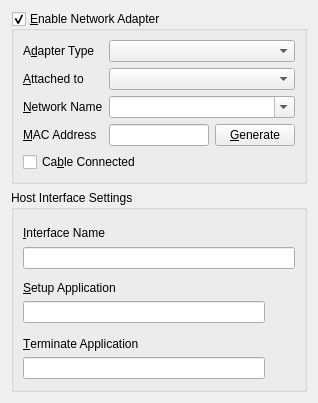
<ui version="4.0" >
 <class>VBoxVMSettingsNetwork</class>
 <widget class="QWidget" name="VBoxVMSettingsNetwork" >
  <property name="geometry" >
   <rect>
    <x>0</x>
    <y>0</y>
    <width>318</width>
    <height>403</height>
   </rect>
  </property>
  <layout class="QVBoxLayout" >
   <item>
    <widget class="QGroupBox" name="mGbAdapter" >
     <property name="sizePolicy" >
      <sizepolicy vsizetype="Minimum" hsizetype="Preferred" >
       <horstretch>0</horstretch>
       <verstretch>0</verstretch>
      </sizepolicy>
     </property>
     <property name="whatsThis" >
      <string>When checked, plugs this virtual network adapter into the virtual machine.</string>
     </property>
     <property name="title" >
      <string>&amp;Enable Network Adapter</string>
     </property>
     <property name="checkable" >
      <bool>true</bool>
     </property>
     <property name="checked" >
      <bool>true</bool>
     </property>
     <layout class="QGridLayout" >
      <item row="0" column="0" >
       <widget class="QLabel" name="mLbAType" >
        <property name="text" >
         <string>A&amp;dapter Type</string>
        </property>
        <property name="buddy" >
         <cstring>mCbAType</cstring>
        </property>
       </widget>
      </item>
      <item row="0" column="1" colspan="2" >
       <widget class="QComboBox" name="mCbAType" >
        <property name="whatsThis" >
         <string>Selects the type of the virtual network adapter. Depending on this value, VirtualBox will provide different network hardware to the virtual machine.</string>
        </property>
       </widget>
      </item>
      <item row="1" column="0" >
       <widget class="QLabel" name="mLbNAType" >
        <property name="text" >
         <string>&amp;Attached to</string>
        </property>
        <property name="buddy" >
         <cstring>mCbNAType</cstring>
        </property>
       </widget>
      </item>
      <item row="1" column="1" colspan="2" >
       <widget class="QComboBox" name="mCbNAType" >
        <property name="whatsThis" >
         <string>Controls the way how this virtual adapter is attached to the real network of the Host OS.</string>
        </property>
       </widget>
      </item>
      <item row="2" column="0" >
       <widget class="QLabel" name="mLbNetwork" >
        <property name="text" >
         <string>&amp;Network Name</string>
        </property>
        <property name="buddy" >
         <cstring>mCbNetwork</cstring>
        </property>
       </widget>
      </item>
      <item row="2" column="1" colspan="2" >
       <widget class="QComboBox" name="mCbNetwork" >
        <property name="whatsThis" >
         <string>Displays the name of the internal network selected for this adapter.</string>
        </property>
        <property name="editable" >
         <bool>true</bool>
        </property>
       </widget>
      </item>
      <item row="3" column="0" >
       <widget class="QLabel" name="mLbMAC" >
        <property name="text" >
         <string>&amp;MAC Address</string>
        </property>
        <property name="buddy" >
         <cstring>mLeMAC</cstring>
        </property>
       </widget>
      </item>
      <item row="3" column="1" >
       <widget class="QLineEdit" name="mLeMAC" >
        <property name="whatsThis" >
         <string>Displays the MAC address of this adapter. It contains exactly 12 characters chosen from {0-9,A-F}. Note that the second character must be an even digit.</string>
        </property>
       </widget>
      </item>
      <item row="3" column="2" >
       <widget class="QPushButton" name="mPbMAC" >
        <property name="whatsThis" >
         <string>Generates a new random MAC address.</string>
        </property>
        <property name="text" >
         <string>&amp;Generate</string>
        </property>
        <property name="shortcut" >
         <string>Alt+G</string>
        </property>
       </widget>
      </item>
      <item row="4" column="0" colspan="3" >
       <widget class="QCheckBox" name="mCbCable" >
        <property name="whatsThis" >
         <string>Indicates whether the virtual network cable is plugged in on machine startup or not.</string>
        </property>
        <property name="text" >
         <string>Ca&amp;ble Connected</string>
        </property>
       </widget>
      </item>
     </layout>
    </widget>
   </item>
   <item>
    <widget class="QGroupBox" name="mGbTAP" >
     <property name="sizePolicy" >
      <sizepolicy vsizetype="Expanding" hsizetype="Preferred" >
       <horstretch>0</horstretch>
       <verstretch>0</verstretch>
      </sizepolicy>
     </property>
     <property name="whatsThis" >
      <string>Host Interface Settings</string>
     </property>
     <property name="title" >
      <string>Host Interface Settings</string>
     </property>
     <layout class="QVBoxLayout" >
      <item>
       <layout class="QVBoxLayout" >
        <property name="spacing" >
         <number>0</number>
        </property>
        <item>
         <widget class="QLabel" name="mLbInterface_x11" >
          <property name="text" >
           <string>&amp;Interface Name</string>
          </property>
          <property name="buddy" >
           <cstring>mLeInterface_x11</cstring>
          </property>
         </widget>
        </item>
        <item>
         <widget class="QLineEdit" name="mLeInterface_x11" >
          <property name="whatsThis" >
           <string>Displays the TAP interface name.</string>
          </property>
         </widget>
        </item>
       </layout>
      </item>
      <item>
       <layout class="QVBoxLayout" >
        <property name="spacing" >
         <number>0</number>
        </property>
        <item>
         <widget class="QLabel" name="mLbSetup_x11" >
          <property name="text" >
           <string>&amp;Setup Application</string>
          </property>
          <property name="buddy" >
           <cstring>mLeSetup_x11</cstring>
          </property>
         </widget>
        </item>
        <item>
         <layout class="QHBoxLayout" >
          <property name="spacing" >
           <number>6</number>
          </property>
          <item>
           <widget class="QLineEdit" name="mLeSetup_x11" >
            <property name="whatsThis" >
             <string>Displays the command executed to set up the TAP interface.</string>
            </property>
           </widget>
          </item>
          <item>
           <widget class="QToolButton" name="mTbSetup_x11" >
            <property name="whatsThis" >
             <string>Selects the setup application.</string>
            </property>
            <property name="autoRaise" >
             <bool>true</bool>
            </property>
           </widget>
          </item>
         </layout>
        </item>
       </layout>
      </item>
      <item>
       <layout class="QVBoxLayout" >
        <property name="spacing" >
         <number>0</number>
        </property>
        <item>
         <widget class="QLabel" name="mLbTerminate_x11" >
          <property name="text" >
           <string>&amp;Terminate Application</string>
          </property>
          <property name="buddy" >
           <cstring>mLeTerminate_x11</cstring>
          </property>
         </widget>
        </item>
        <item>
         <layout class="QHBoxLayout" >
          <property name="spacing" >
           <number>6</number>
          </property>
          <item>
           <widget class="QLineEdit" name="mLeTerminate_x11" >
            <property name="whatsThis" >
             <string>Displays the command executed to terminate the TAP interface.</string>
            </property>
           </widget>
          </item>
          <item>
           <widget class="QToolButton" name="mTbTerminate_x11" >
            <property name="whatsThis" >
             <string>Selects the terminate application.</string>
            </property>
            <property name="autoRaise" >
             <bool>true</bool>
            </property>
           </widget>
          </item>
         </layout>
        </item>
       </layout>
      </item>
     </layout>
    </widget>
   </item>
  </layout>
 </widget>
 <resources/>
 <connections/>
</ui>
